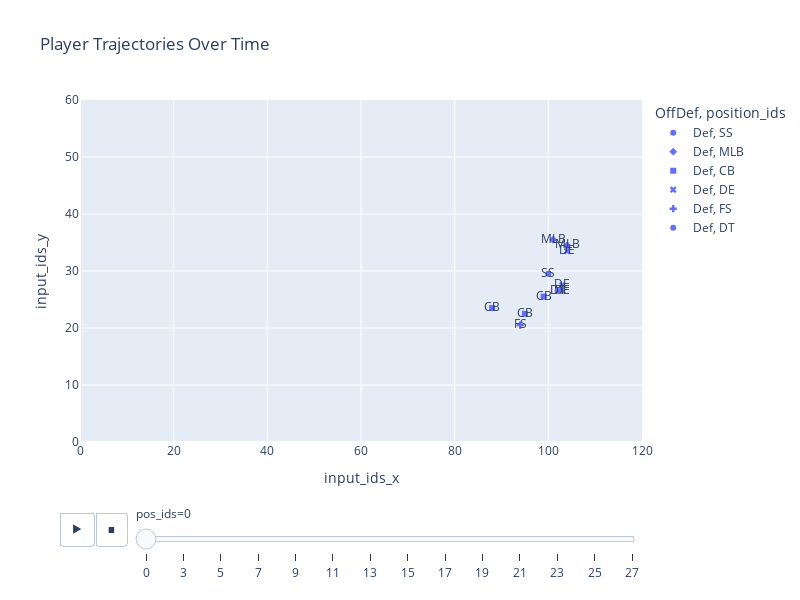

Source (notebook cell):
### Code cell
fig = px.scatter(essai, x="input_ids_x", y="input_ids_y", animation_frame="pos_ids", color="OffDef", symbol="position_ids",
                 text="position_ids", title="Player Trajectories Over Time")

# Customize the appearance of the plot
fig.update_traces(marker=dict(size=10), selector=dict(mode='markers+lines'))
fig.update_layout(width=800, height=600) 
fig.update_xaxes(range=[0, 120])
fig.update_yaxes(range=[0, 60])

fig.show()

### Figure 1 — Plotly figure (JSON) as saved in the notebook; plotly's stock layout.template omitted (floating-point values rounded to 4 significant figures)
{"data": [{"hovertemplate": "OffDef=Def<br>position_ids=%{text}<br>pos_ids=0<br>input_ids_x=%{x}<br>input_ids_y=%{y}<extra></extra>", "legendgroup": "Def, SS", "marker": {"color": "#636efa", "symbol": "circle"}, "mode": "markers+text", "name": "Def, SS", "orientation": "v", "showlegend": true, "text": ["SS"], "type": "scatter", "x": [100], "xaxis": "x", "y": [29.5], "yaxis": "y"}, {"hovertemplate": "OffDef=Def<br>position_ids=%{text}<br>pos_ids=0<br>input_ids_x=%{x}<br>input_ids_y=%{y}<extra></extra>", "legendgroup": "Def, MLB", "marker": {"color": "#636efa", "symbol": "diamond"}, "mode": "markers+text", "name": "Def, MLB", "orientation": "v", "showlegend": true, "text": ["MLB", "MLB"], "type": "scatter", "x": [101, 104], "xaxis": "x", "y": [35.5, 34.5], "yaxis": "y"}, {"hovertemplate": "OffDef=Def<br>position_ids=%{text}<br>pos_ids=0<br>input_ids_x=%{x}<br>input_ids_y=%{y}<extra></extra>", "legendgroup": "Def, CB", "marker": {"color": "#636efa", "symbol": "square"}, "mode": "markers+text", "name": "Def, CB", "orientation": "v", "showlegend": true, "text": ["CB", "CB", "CB"], "type": "scatter", "x": [95, 99, 88], "xaxis": "x", "y": [22.5, 25.5, 23.5], "yaxis": "y"}, {"hovertemplate": "OffDef=Def<br>position_ids=%{text}<br>pos_ids=0<br>input_ids_x=%{x}<br>input_ids_y=%{y}<extra></extra>", "legendgroup": "Def, DE", "marker": {"color": "#636efa", "symbol": "x"}, "mode": "markers+text", "name": "Def, DE", "orientation": "v", "showlegend": true, "text": ["DE", "DE", "DE"], "type": "scatter", "x": [104, 103, 103], "xaxis": "x", "y": [33.5, 27.5, 26.5], "yaxis": "y"}, {"hovertemplate": "OffDef=Def<br>position_ids=%{text}<br>pos_ids=0<br>input_ids_x=%{x}<br>input_ids_y=%{y}<extra></extra>", "legendgroup": "Def, FS", "marker": {"color": "#636efa", "symbol": "cross"}, "mode": "markers+text", "name": "Def, FS", "orientation": "v", "showlegend": true, "text": ["FS"], "type": "scatter", "x": [94], "xaxis": "x", "y": [20.5], "yaxis": "y"}, {"hovertemplate": "OffDef=Def<br>position_ids=%{text}<br>pos_ids=0<br>input_ids_x=%{x}<br>input_ids_y=%{y}<extra></extra>", "legendgroup": "Def, DT", "marker": {"color": "#636efa", "symbol": "circle"}, "mode": "markers+text", "name": "Def, DT", "orientation": "v", "showlegend": true, "text": ["DT"], "type": "scatter", "x": [102], "xaxis": "x", "y": [26.5], "yaxis": "y"}], "layout": {"height": 600, "legend": {"title": {"text": "OffDef, position_ids"}, "tracegroupgap": 0}, "sliders": [{"active": 0, "currentvalue": {"prefix": "pos_ids="}, "len": 0.9, "pad": {"b": 10, "t": 60}, "steps": [{"args": [["0"], {"frame": {"duration": 0, "redraw": false}, "fromcurrent": true, "mode": "immediate", "transition": {"duration": 0, "easing": "linear"}}], "label": "0", "method": "animate"}, {"args": [["3"], {"frame": {"duration": 0, "redraw": false}, "fromcurrent": true, "mode": "immediate", "transition": {"duration": 0, "easing": "linear"}}], "label": "3", "method": "animate"}, {"args": [["5"], {"frame": {"duration": 0, "redraw": false}, "fromcurrent": true, "mode": "immediate", "transition": {"duration": 0, "easing": "linear"}}], "label": "5", "method": "animate"}, {"args": [["7"], {"frame": {"duration": 0, "redraw": false}, "fromcurrent": true, "mode": "immediate", "transition": {"duration": 0, "easing": "linear"}}], "label": "7", "method": "animate"}, {"args": [["9"], {"frame": {"duration": 0, "redraw": false}, "fromcurrent": true, "mode": "immediate", "transition": {"duration": 0, "easing": "linear"}}], "label": "9", "method": "animate"}, {"args": [["11"], {"frame": {"duration": 0, "redraw": false}, "fromcurrent": true, "mode": "immediate", "transition": {"duration": 0, "easing": "linear"}}], "label": "11", "method": "animate"}, {"args": [["13"], {"frame": {"duration": 0, "redraw": false}, "fromcurrent": true, "mode": "immediate", "transition": {"duration": 0, "easing": "linear"}}], "label": "13", "method": "animate"}, {"args": [["15"], {"frame": {"duration": 0, "redraw": false}, "fromcurrent": true, "mode": "immediate", "transition": {"duration": 0, "easing": "linear"}}], "label": "15", "method": "animate"}, {"args": [["17"], {"frame": {"duration": 0, "redraw": false}, "fromcurrent": true, "mode": "immediate", "transition": {"duration": 0, "easing": "linear"}}], "label": "17", "method": "animate"}, {"args": [["19"], {"frame": {"duration": 0, "redraw": false}, "fromcurrent": true, "mode": "immediate", "transition": {"duration": 0, "easing": "linear"}}], "label": "19", "method": "animate"}, {"args": [["21"], {"frame": {"duration": 0, "redraw": false}, "fromcurrent": true, "mode": "immediate", "transition": {"duration": 0, "easing": "linear"}}], "label": "21", "method": "animate"}, {"args": [["23"], {"frame": {"duration": 0, "redraw": false}, "fromcurrent": true, "mode": "immediate", "transition": {"duration": 0, "easing": "linear"}}], "label": "23", "method": "animate"}, {"args": [["25"], {"frame": {"duration": 0, "redraw": false}, "fromcurrent": true, "mode": "immediate", "transition": {"duration": 0, "easing": "linear"}}], "label": "25", "method": "animate"}, {"args": [["27"], {"frame": {"duration": 0, "redraw": false}, "fromcurrent": true, "mode": "immediate", "transition": {"duration": 0, "easing": "linear"}}], "label": "27", "method": "animate"}], "x": 0.1, "xanchor": "left", "y": 0, "yanchor": "top"}], "title": {"text": "Player Trajectories Over Time"}, "updatemenus": [{"buttons": [{"args": [null, {"frame": {"duration": 500, "redraw": false}, "fromcurrent": true, "mode": "immediate", "transition": {"duration": 500, "easing": "linear"}}], "label": "&#9654;", "method": "animate"}, {"args": [[null], {"frame": {"duration": 0, "redraw": false}, "fromcurrent": true, "mode": "immediate", "transition": {"duration": 0, "easing": "linear"}}], "label": "&#9724;", "method": "animate"}], "direction": "left", "pad": {"r": 10, "t": 70}, "showactive": false, "type": "buttons", "x": 0.1, "xanchor": "right", "y": 0, "yanchor": "top"}], "width": 800, "xaxis": {"anchor": "y", "domain": [0, 1], "range": [0, 120], "title": {"text": "input_ids_x"}}, "yaxis": {"anchor": "x", "domain": [0, 1], "range": [0, 60], "title": {"text": "input_ids_y"}}}}
